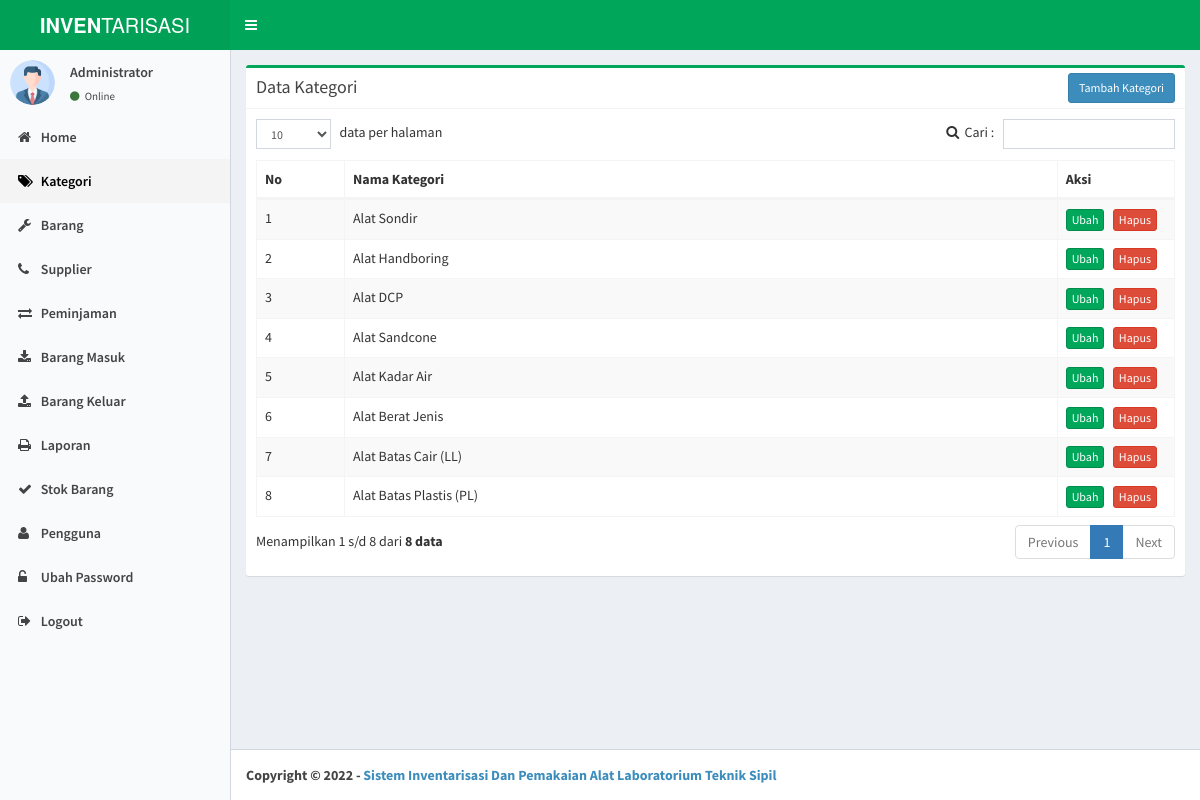
Screenshot of /index.php?page=kategori (signed in) with the database file from the repository.
### tables this page shows
CREATE TABLE `kategori` (
  `id_kategori` int(11) NOT NULL,
  `nama_kategori` varchar(50) NOT NULL
);

### kategori.php (the view, shortened to what this page needs)
<?php
$link_update = '?page=update_kategori';
$list_data = '';
$q = "select * from kategori order by id_kategori";
$q = mysqli_query($con, $q);
if (mysqli_num_rows($q) > 0) {
    while ($r = mysqli_fetch_array($q)) {
        $id = $r['id_kategori'];
        $list_data .= '
		<tr>
            <td></td>
            <td>' . $r['nama_kategori'] . '</td>
            <td>
                <a href="' . $link_update . '&id=' . $id . '&action=edit" class="btn btn-success btn-xs" title="Ubah">Ubah</a> &nbsp;
                <a href="#" data-href="' . $link_update . '&id=' . $id . '&action=delete" data-toggle="modal" data-target="#confirm-delete" class="btn btn-danger btn-xs" title="Hapus">Hapus</a>
            </td>
		</tr>';
    }
}
?>
<div class="box box-success">
    <div class="box-header with-border">
        <h3 class="box-title">Data Kategori</h3>
        <div class="box-tools">
            <a href="<?php echo $link_update; ?>" class="btn btn-primary btn-sm">Tambah Kategori</a>
        </div>
    </div>
    <div class="box-body">
        <div class="table-responsive">
            <table class="table table-striped table-bordered" id="dataTables1">
                <thead>
                    <tr>
                        <th width="50">No</th>
                        <th>Nama Kategori</th>
                        <th width="80">Aksi</th>
                    </tr>
                </thead>
                <tbody>
                    <?php echo $list_data; ?>
                </tbody>
            </table>
        </div>
    </div>
</div>

### assets/css/custom.css (style rules this page uses)
.dataTable>thead>tr>th[class*="sort"]:after { content: "" !important; }
.dataTable>thead>tr>th[class*="sort"]:before { content: "" !important; }

### rows the page displays
kategori: nama_kategori "Alat Sondir"
kategori: nama_kategori "Alat Handboring"
kategori: nama_kategori "Alat DCP"
kategori: nama_kategori "Alat Sandcone"
kategori: nama_kategori "Alat Kadar Air"
kategori: nama_kategori "Alat Berat Jenis"
kategori: nama_kategori "Alat Batas Cair (LL)"
kategori: nama_kategori "Alat Batas Plastis (PL)"

### other values shown
$_SESSION['nama_lengkap'] "Administrator"
